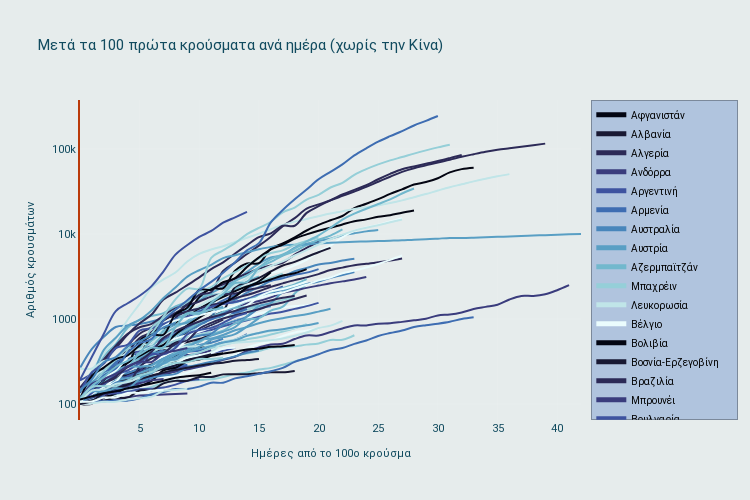

Notebook cell for this chart:
### Code cell
import plotly.express as px
import pandas as pd
import numpy as np
import chart_studio.plotly as py
import plotly.tools as tls
import plotly.graph_objs as go

fig = px.line(df1[(df1['Country/Region']!='China') & 
                  (df1['Country/Region']!='Diamond Princess') & 
                  (df1['cases']>=100)],
              y="cases",
              color='name_x',
              hover_data=['name_x'],
              labels={'Date':'Ημερομηνία',
                    'cases':'Αριθμός Κρουσμάτων',
                    'name_x':'Χώρα'},
              title='Μετά τα 100 πρώτα κρούσματα ανά ημέρα (χωρίς την Κίνα)',
              
              line_shape="spline", render_mode="svg",
              color_discrete_sequence=px.colors.sequential.ice 
             )

fig.update_layout(paper_bgcolor="#E6ECEC",
                 plot_bgcolor="#E6ECEC",
                 font=dict(
                family="Roboto",
                size=11,
                color="#114B5F")
                 )

# fig.update_traces(mode="markers+lines", hovertemplate=None)
# fig.update_layout(hovermode="x")
fig.update_layout(hovermode="closest",
                 hoverlabel=dict(
                    bgcolor="white", 
                    font_size=12, 
                    font_family="Roboto"),
                 hoverlabel_align = 'left',)

fig.update_layout(showlegend=True)
fig.update_layout(legend_title='',
                                         
                 legend=dict(
#                      θέση του legend
#                     x=0,
#                     y=1,
                    
#                      σειρά χωρών reversed, normal, grouped
                    traceorder="normal", 
                    font=dict(
                        family="roboto",
                        size=10,
                        color="black"
                    ),
                    
                    bgcolor="LightSteelBlue",
                    bordercolor="Black",
                    borderwidth=.3
                ))

# μέγεθος γραμμής σε κάθε χώρα στο legend, trace/constant
fig.update_layout(legend= {'itemsizing': 'constant'})

fig.update_yaxes(nticks=4,
                ticks=None, col=1,
                showticklabels=True,
                showline=True,
                 linewidth=2,
                linecolor='#BA3A0A',
                showgrid=True, 
                 gridwidth=.1, 
                 gridcolor='#F8FAFA',
                title_text = "Αριθμός κρουσμάτων",
                title_font = {"size": 11,
                             'color':'#114B5F'},)

fig.update_xaxes(tickvals=[5, 10, 15, 20, 25, 30,35,40,45],
                ticks=None,
                showticklabels=True,
                 showline=False,
                 linewidth=.1,
                linecolor='#F8FAFA',
                showgrid=True, 
                 gridwidth=.1, 
                 gridcolor='#F8FAFA',
                title_text = "Ημέρες από το 100ο κρούσμα",
                title_font = {"size": 11,
                             'color':'#114B5F'},
                )

fig.update_layout(xaxis_showgrid=True, 
                  yaxis_showgrid=True)


fig.update_layout(yaxis_type="log")

fig.update_layout(height=500, width=750)

fig.show()
fig.write_html("100cases_on.html")
